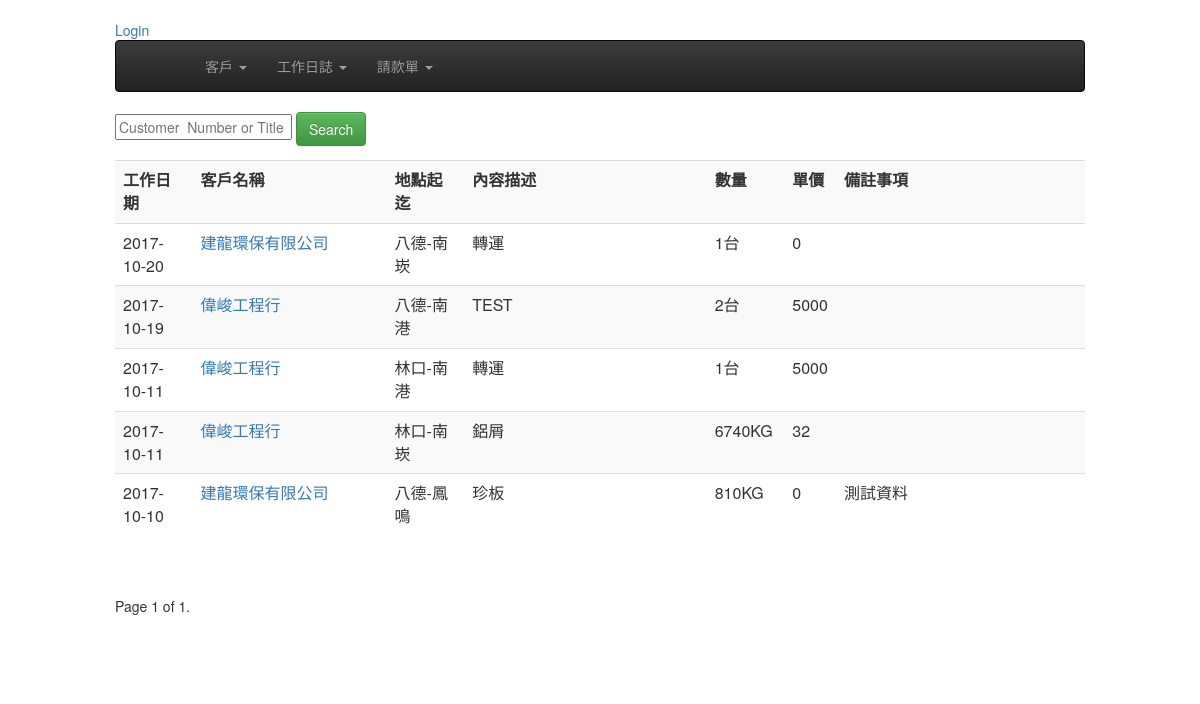
/dailywork/, run on an earlier commit of the app's database.
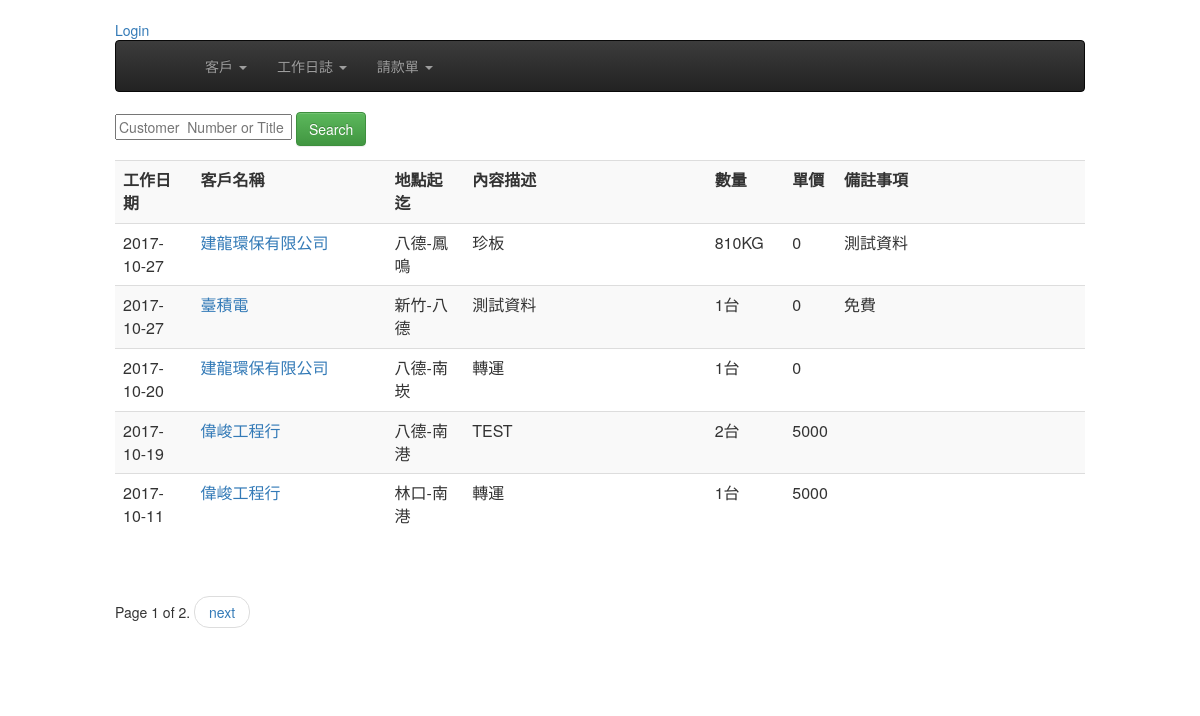
And on a later commit of the database.
### dailywork/models.py (models this page shows, shortened)
class Dailylog(models.Model):
	work_date = models.DateField( default=timezone.now )
	customer = models.ForeignKey(Customer)
	start_at = models.CharField(  max_length=20, null=False, blank=False )
	end_with = models.CharField(  max_length=20, null=False, blank=False )
	opreateDesc = models.CharField(max_length=30, blank=False, null=False)
	quantity = models.DecimalField( max_digits=10, decimal_places=0)
	uom = models.ForeignKey(Uom)
	uniprice = models.DecimalField( max_digits=10, decimal_places=0)
	notes = models.TextField(blank=True, null=True)
	payrequest = models.BooleanField(default=False, verbose_name='已請款')    # 是否已請款
	is_freecharge = models.BooleanField(default=False, verbose_name='免費項目')    # 是否爲免費項目, 如果為免費項目則在未請款清單是不會顯示的
	bill_number = models.CharField(  max_length=20, null=True, blank=True )
	invalid = models.BooleanField(default=False, verbose_name='項目作廢')
	create_at = models.DateTimeField( auto_now_add=True, auto_now=False)
	modify = models.DateTimeField( auto_now_add=False, auto_now=True)
	objects = DailylogManager()
	def get_absolute_url(self):
		return reverse( "dailywork:dailywork_edit", kwargs={"pk": self.pk} )

class Uom(models.Model):
	descriotion =  models.CharField(  max_length=20, null=False, blank=False )
	def __str__(self):
		return self.descriotion

### customers/models.py (models this page shows, shortened)
class Customer(models.Model):
    title = models.CharField(max_length=36, null=False, blank=False, verbose_name='客戶名稱')
    unikey = models.CharField(  max_length=12,null=True, blank=True, unique=True, verbose_name='統一編號' )
    address = models.CharField( max_length=100, null=True, blank=True, verbose_name='地址')
    phone = models.CharField(max_length=20, null=True, blank=True, verbose_name='電話')
    faxno = models.CharField(max_length=20, null=True, blank=True, verbose_name='傳真')
    invalid = models.BooleanField(default=False, verbose_name='停用')
    create_at = models.DateTimeField(auto_now_add=True, auto_now =False)
    modify = models.DateTimeField(auto_now_add=False, auto_now =True)
    def __str__(self):
        return self.title

### dailywork/views.py (the view)
class DailylogList(ListView):
	model = Dailylog
	paginate_by = 5
	ordering = ['-work_date']

### dailywork/models.py (called while the page is built)
	def get_queryset(self):
		return DailylogQueryset(self.model, using=self.db)

### templates/dailywork/dailylog_list.html (shortened to what this page needs)
{% extends "base.html" %}
{% block content %}
<div>
    <form action="" method="GET">
      <input type="text" name="q" placeholder="Customer  Number or Title"  value="{{ request.GET.q }}"/>
      <input type="submit"  value="Search" class="btn btn-success"/>
    </form>
</div>
<div>
<table class="table table-striped" >
  <tr>
    <th width="8%">工作日期</th>
    <th width="20%">客戶名稱</th>
    <th width="8%">地點起迄</th>
    <th width="25%">內容描述</th>
    <th width="8%">數量</th>
    <th width="5%">單價</th>
    <th >備註事項</th>
  </tr>
{% for record in object_list %}
  <tr>
    <td>{{ record.work_date| date:"Y-m-d"  }}</td>
    <td><a href='{{ record.get_absolute_url }}'>{{ record.customer }}</a></td>
    <td>{{ record.start_at }}-{{ record.end_with }}</td>
    <td>{{ record.opreateDesc }}</td>
    <td>{{ record.quantity }}{{ record.uom }}</td>
    <td>{{ record.uniprice }}</td>
    <td>{{ record.notes }}</td>
  </tr>
{% endfor %}
</table>
</div>
<div>
  <span align="center">
      <div class="pagination">
         <ul class="pager">
            <span class="step-links">
                <span class="current">
                    Page {{ page_obj.number }} of {{ page_obj.paginator.num_pages }}.
                </span>
                {% if page_obj.has_next %}
                    <li><a href="?page={{ page_obj.next_page_number }}">next</a></li>
                {% endif %}
            </span>
          </ul>
      </div>
  </span>
</div>
{% endblock content %}

What changed in the data, as far as the page shows it:
no longer on this page (row edited): Dailylog: work_date "2017-10-11", customer "偉峻工程行", start_at "林口", end_with "南崁", opreateDesc "鋁屑", quantity "6740", uom "KG", uniprice "32"
changed Dailylog "鳳鳴": work_date "2017-10-10" → "2017-10-27"; moves up the list
added Dailylog: work_date "2017-10-27", customer "臺積電", start_at "新竹", end_with "八德", opreateDesc "測試資料", quantity "1", uom "台", uniprice "0", notes "免費"
Also different on the page:
{{ page_obj.paginator.num_pages }}: "1" → "2"
text now shown: "next"
